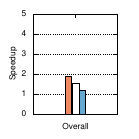

gnuplot code for this plot:
reset
load "config.plt"
#set size 0.3, 0.6
set terminal postscript size 1.4in,1.4in 
set output 'lip-ef-impact-total.eps'
set style histogram cluster gap 3
set style fill pattern 0 border -1
set style line 1 lt 1
set boxwidth 0.9
set style data histograms
set nokey
set ylabel "Speedup" offset 2,0 font "Helvetica,12"
#set logscale y
set yrange[0:5]
set xrange[-1:1]
set arrow from -1,1 to 1,1 nohead lt 0.5 lc rgb "black"
set arrow from -1,2 to 1,2 nohead lt 0.5 lc rgb "black"
set arrow from -1,3 to 1,3 nohead lt 0.5 lc rgb "black"
set arrow from -1,4 to 1,4 nohead lt 0.5 lc rgb "black"
set xtics font "Helvetica,12"
set ytics font "Helvetica,12"
unset mytics
plot 'lip-ef-impact-total.dat' using 2:xtic(1) ti col ls 1 lc rgb "#ef8a62" fill pattern 3,\
       '' u 3 ti col ls 1 lc rgb "#f7f7f7" fill pattern 1,\
       '' u 4 ti col ls 1 lc rgb "#67a9cf" fill pattern 3


